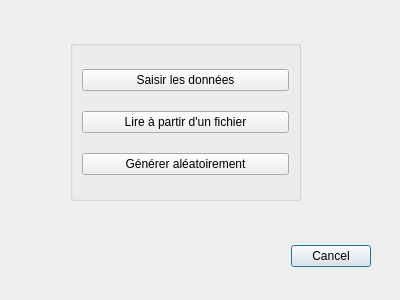
<?xml version="1.0" encoding="UTF-8"?>
<ui version="4.0">
 <class>exact_choices</class>
 <widget class="QDialog" name="exact_choices">
  <property name="geometry">
   <rect>
    <x>0</x>
    <y>0</y>
    <width>400</width>
    <height>300</height>
   </rect>
  </property>
  <property name="windowTitle">
   <string>Dialog</string>
  </property>
  <widget class="QDialogButtonBox" name="buttonBox">
   <property name="geometry">
    <rect>
     <x>30</x>
     <y>240</y>
     <width>341</width>
     <height>32</height>
    </rect>
   </property>
   <property name="orientation">
    <enum>Qt::Horizontal</enum>
   </property>
   <property name="standardButtons">
    <set>QDialogButtonBox::Cancel</set>
   </property>
  </widget>
  <widget class="QGroupBox" name="verticalGroupBox">
   <property name="geometry">
    <rect>
     <x>70</x>
     <y>40</y>
     <width>231</width>
     <height>161</height>
    </rect>
   </property>
   <layout class="QVBoxLayout" name="verticalLayout">
    <item>
     <widget class="QPushButton" name="pushButton">
      <property name="text">
       <string>Saisir les données</string>
      </property>
     </widget>
    </item>
    <item>
     <widget class="QPushButton" name="pushButton_2">
      <property name="text">
       <string>Lire à partir d'un fichier</string>
      </property>
     </widget>
    </item>
    <item>
     <widget class="QPushButton" name="pushButton_3">
      <property name="text">
       <string>Générer aléatoirement</string>
      </property>
     </widget>
    </item>
   </layout>
  </widget>
 </widget>
 <resources/>
 <connections>
  <connection>
   <sender>buttonBox</sender>
   <signal>accepted()</signal>
   <receiver>exact_choices</receiver>
   <slot>accept()</slot>
   <hints>
    <hint type="sourcelabel">
     <x>248</x>
     <y>254</y>
    </hint>
    <hint type="destinationlabel">
     <x>157</x>
     <y>274</y>
    </hint>
   </hints>
  </connection>
  <connection>
   <sender>buttonBox</sender>
   <signal>rejected()</signal>
   <receiver>exact_choices</receiver>
   <slot>reject()</slot>
   <hints>
    <hint type="sourcelabel">
     <x>316</x>
     <y>260</y>
    </hint>
    <hint type="destinationlabel">
     <x>286</x>
     <y>274</y>
    </hint>
   </hints>
  </connection>
 </connections>
</ui>
